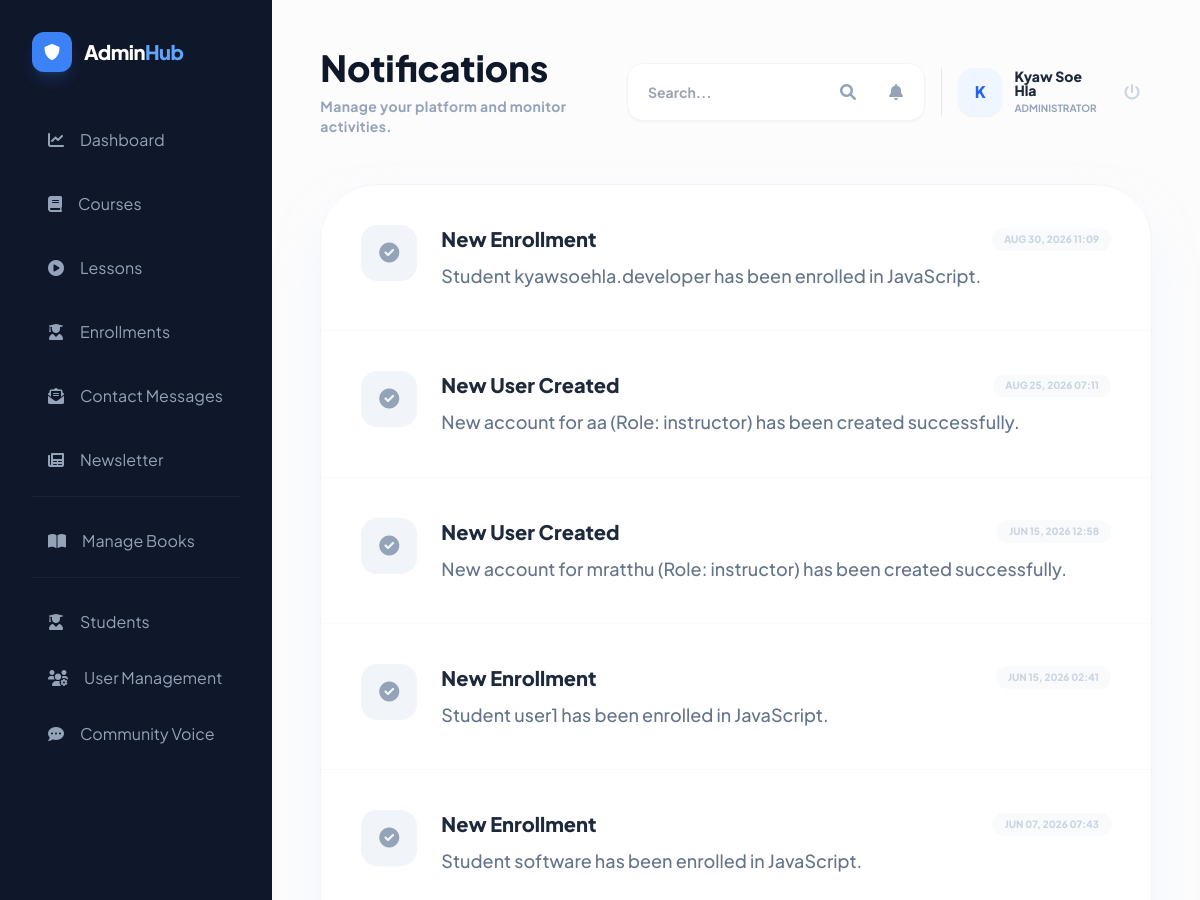
Page /notifications/ (signed in, upper part) on the earlier database version.
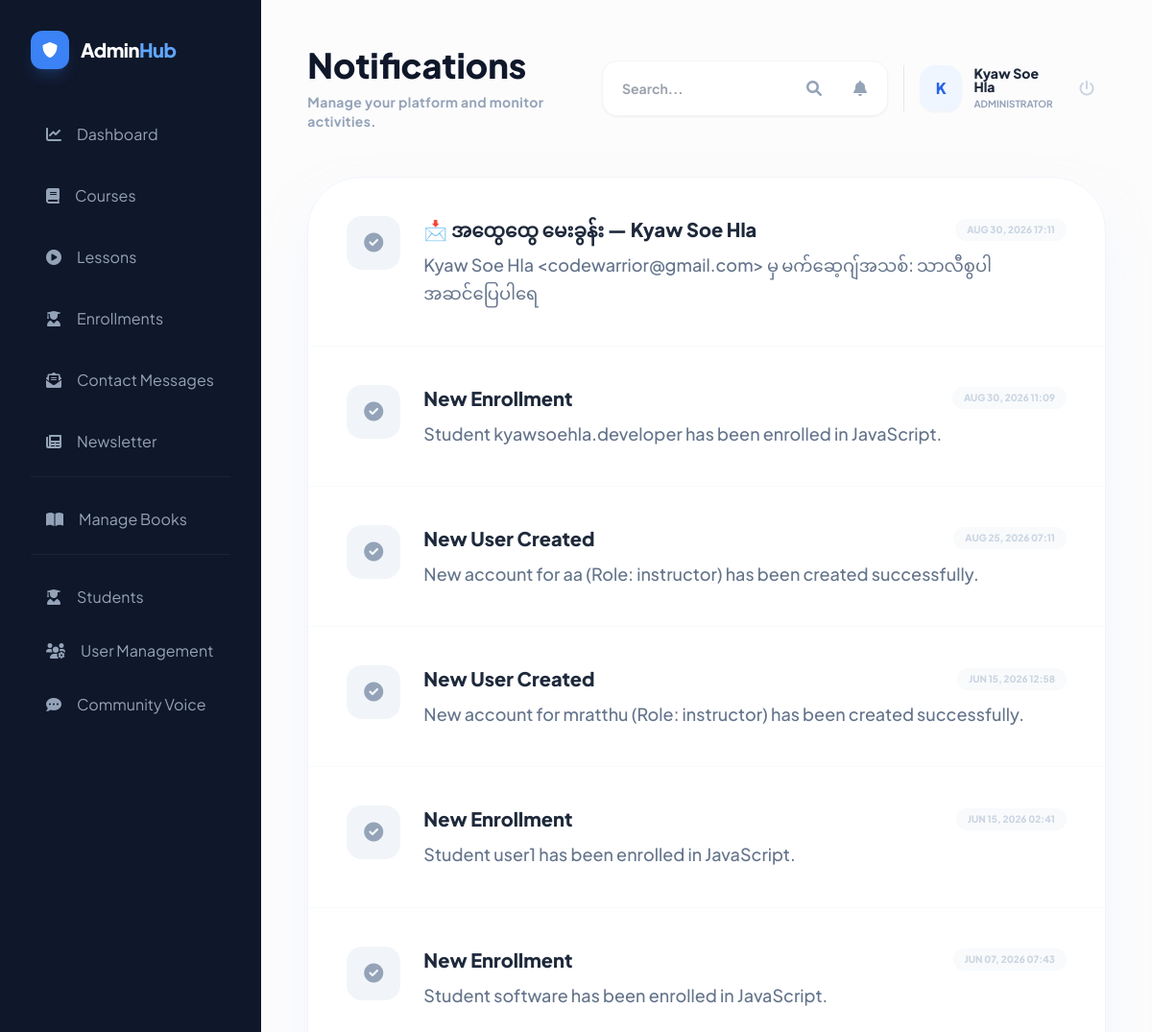
Same page on the later database version.
### courses/models.py (models this page shows, shortened)
class Notification(models.Model):
    user = models.ForeignKey(User, on_delete=models.CASCADE, related_name='notifications')
    title = models.CharField(max_length=255)
    message = models.TextField()
    is_read = models.BooleanField(default=False)
    is_admin_notification = models.BooleanField(default=False) # True for Admin Panel, False for Student/Public
    created_at = models.DateTimeField(auto_now_add=True)
    class Meta:
        ordering = ['-created_at']

### courses/views.py (the view)
# urls.py: path('notifications/', views.all_notifications, name='all_notifications'),
@login_required
def all_notifications(request):
    if request.user.is_superuser:
        notifications = Notification.objects.filter(user=request.user, is_admin_notification=True)
    else:
        notifications = Notification.objects.filter(user=request.user, is_admin_notification=False)
    notifications.filter(is_read=False).update(is_read=True)
    return render(request, 'courses/all_notifications.html', {
        'notifications': notifications,
        'title': 'Notifications'
    })

### courses/context_processors.py (called while the page is built, shortened)
def user_roles(request):
    try:
        if request.user.is_authenticated:
            is_admin = _is_admin(request.user)
            is_instructor = _is_instructor(request.user)
            unread_contacts = 0
            if is_admin or is_instructor:
                try:
                    unread_contacts = ContactMessage.objects.filter(is_read=False).count()
                except Exception:
                    unread_contacts = 0
            return {
                'is_admin_user': is_admin,
                'is_instructor_user': is_instructor,
                'user_role_label': (request.user.profile.role if hasattr(request.user, 'profile') else 'student'),
                'unread_contact_messages_count': unread_contacts,
            }
    except Exception:
        pass

def footer_latest_courses(request):
    try:
        courses = list(Course.objects.order_by('-created_at')[:4])
        return {'footer_latest_courses': courses}
    except Exception:
        return {'footer_latest_courses': []}

### courses/helpers.py (called while the page is built)
def is_admin(user):
    if user.is_superuser:
        return True
    if hasattr(user, 'profile'):
        return user.profile.role == 'admin'
    return False

### courses/templates/courses/all_notifications.html (shortened to what this page needs)
{% extends 'base.html' %}
{% block content %}
<div class="min-h-screen bg-[#fcfcfd] flex flex-col {% if user.is_superuser %}lg:flex-row{% endif %}">
    {% if user.is_superuser %}
        {% include 'courses/admin_sidebar_snippet.html' %}
    {% endif %}
    <main class="flex-grow {% if user.is_superuser %}p-6 lg:p-12{% else %}relative{% endif %}">
        {% if user.is_superuser %}
            {% include 'courses/admin_topbar_snippet.html' with title="Notifications" subtitle="Stay updated with platform activities." %}
        {% endif %}
        <div class="max-w-4xl mx-auto {% if not user.is_superuser %}-mt-24 px-6 pb-20 relative z-10{% endif %}">
            <div class="bg-white rounded-[3.5rem] shadow-2xl shadow-blue-100/50 border border-slate-100 overflow-hidden" data-aos="fade-up">
                <div class="divide-y divide-slate-50">
                    {% for notification in notifications %}
                    <div class="p-8 md:p-10 flex items-start group hover:bg-slate-50/50 transition-all {% if not notification.is_read %}bg-blue-50/30{% endif %}">
                        <div class="w-14 h-14 rounded-2xl {% if not notification.is_read %}bg-blue-600 text-white shadow-xl shadow-blue-200{% else %}bg-slate-100 text-slate-400{% endif %} flex items-center justify-center text-xl mr-6 flex-shrink-0 transition-all group-hover:scale-110">
                            <i class="fas {% if not notification.is_read %}fa-bell{% else %}fa-check-circle{% endif %}"></i>
                        </div>
                        <div class="flex-grow">
                            <div class="flex flex-col md:flex-row md:items-center justify-between mb-2 gap-2">
                                <h3 class="text-xl font-black text-slate-800 group-hover:text-blue-600 transition-colors">{{ notification.title }}</h3>
                                <span class="text-[10px] font-black text-slate-300 uppercase bg-slate-50 px-3 py-1 rounded-full">{{ notification.created_at|date:"M d, Y H:i" }}</span>
                            </div>
                            <p class="text-slate-500 font-medium leading-relaxed text-lg">{{ notification.message }}</p>
                        </div>
                    </div>
                    {% endfor %}
                </div>
            </div>
        </div>
    </main>
</div>
{% endblock %}

Differences in the rows shown:
added Notification: is_read False (drawn), title "📩 အထွေထွေ မေးခွန်း — Kyaw Soe Hla", created_at "AUG 30, 2026 17:11", message "Kyaw Soe Hla <codewarrior@gmail.com> မှ မက်ဆေ့ဂျ်အသစ်: သာလီစွပါ အဆင်ပြေပါရေ"
